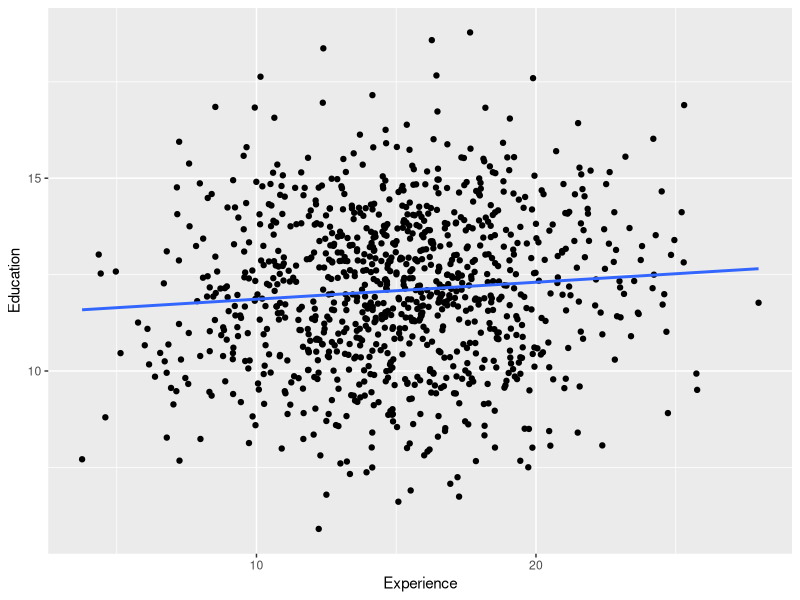
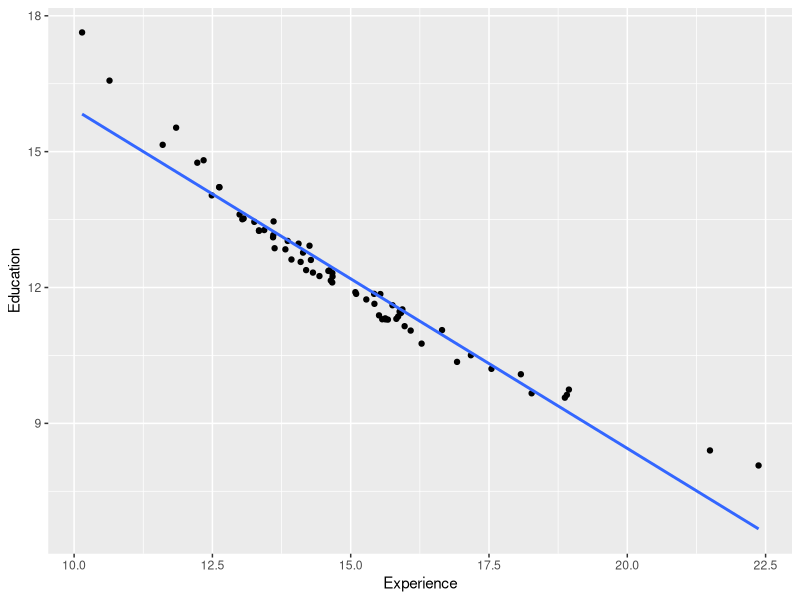
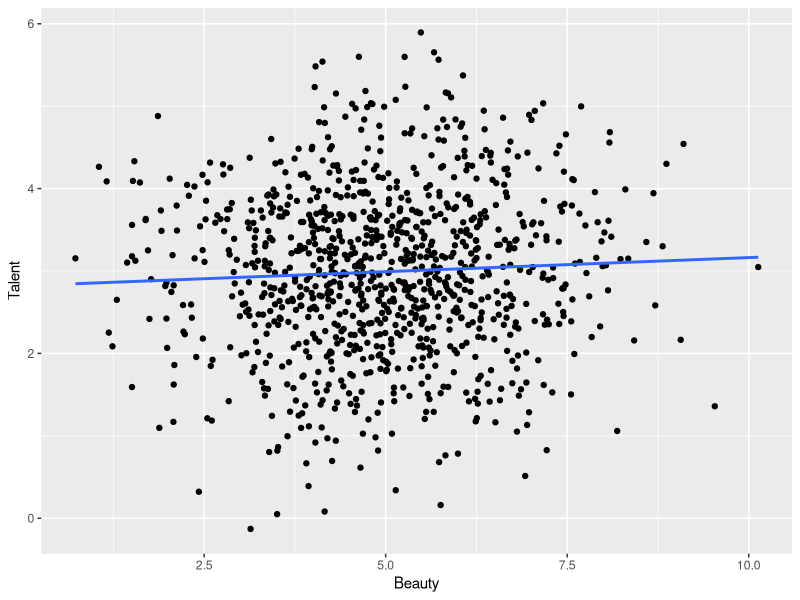
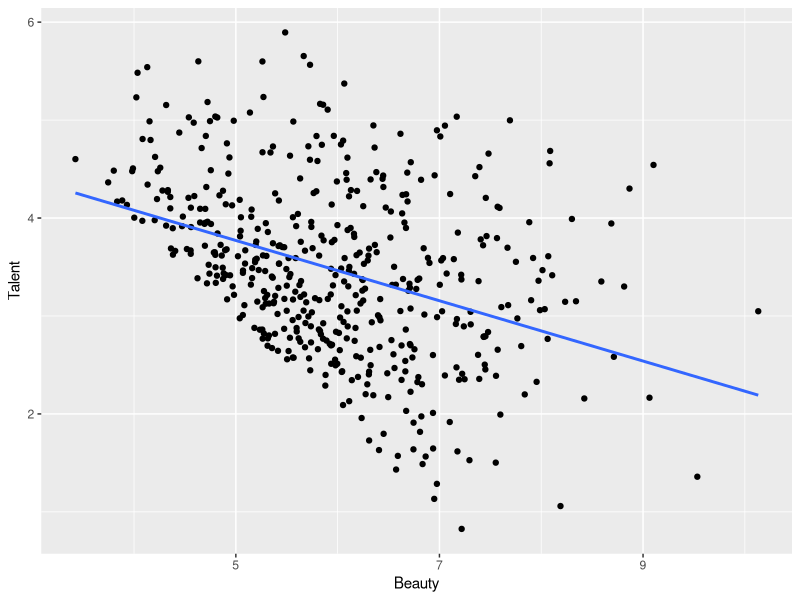
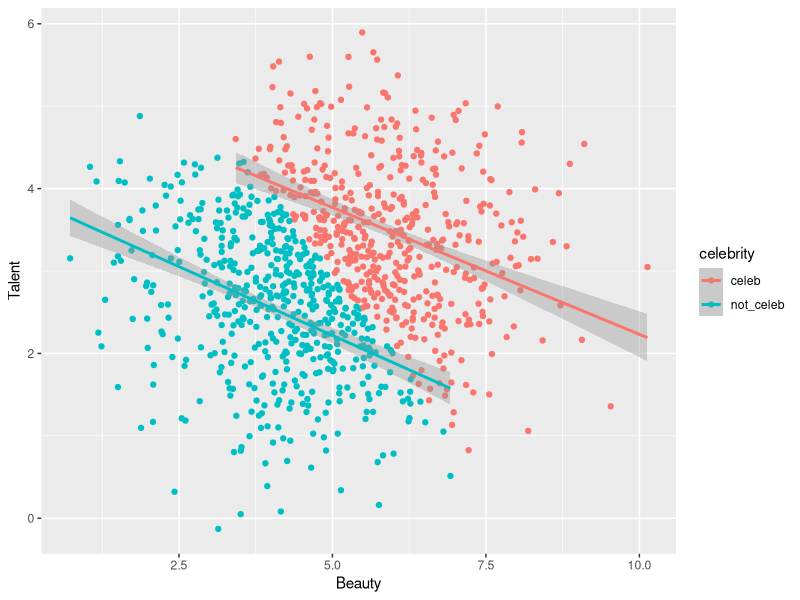
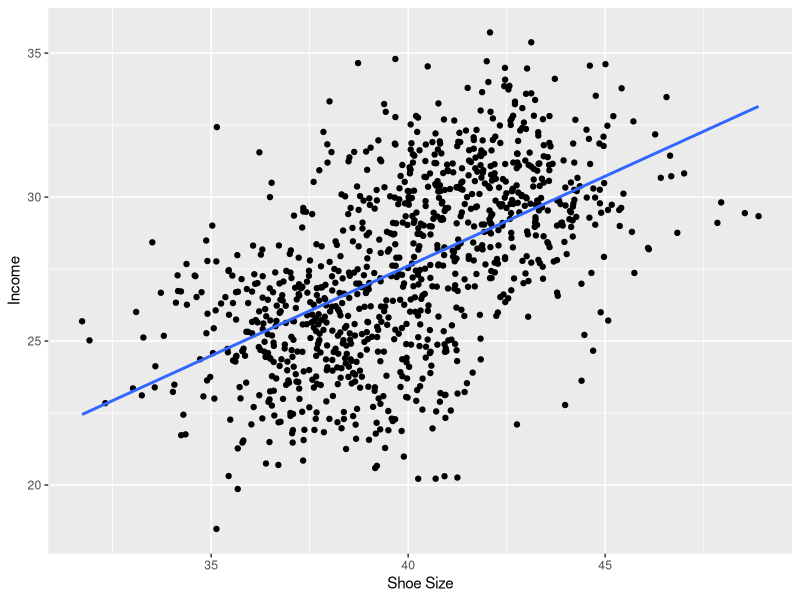
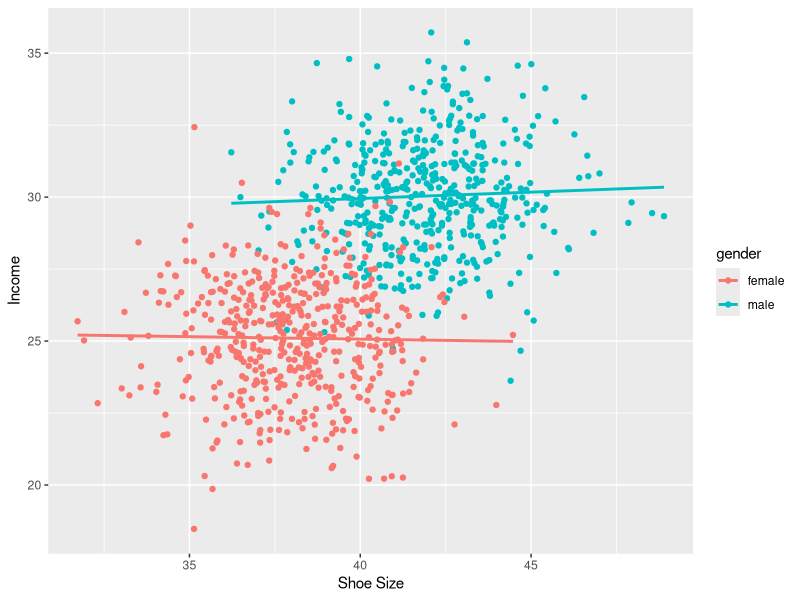

Source code (R) for these figures, in order:
## ---- chunk 1
library(dplyr) # data wrangling
library(ggplot2) # plots
set.seed(123) # for consistent results
## ---- chunk 2
# experience - 1000 samples with mean of 15 and sd of 4 (years)
exp <- rnorm(1000, 15, 4)

# education - 1000 samples with mean of 12 and of 2 (years)
educ <- rnorm(1000, 12, 2)

# salary - 20,000 plus 100 times the product of experience and education (euro)
salary <- 20000 + 100 * (exp*educ) 

# join the dataset
dat <- data.frame(exp, educ, salary) 
## ---- chunk 3
salaryPlot <- ggplot(dat, aes(x = exp, y = educ)) +
  geom_point() + 
  xlab("Experience") + 
  ylab("Education") +
  geom_smooth(method = "lm", se = FALSE)

salaryPlot
## ---- chunk 4
mean(dat$salary)

dat <- dat %>% 
  subset(salary >= 37500 & salary < 38500)
## ---- chunk 5
meanSalaryPlot <- ggplot(dat, 
                         aes(x = exp, y = educ)) +
  geom_point() + 
  xlab("Experience") + 
  ylab("Education") +
  geom_smooth(method = "lm", se = FALSE)

meanSalaryPlot
## ---- chunk 6
# beauty - 1000 observations with mean 5 and sd 1.5 (arbitrary scale)
beauty <- rnorm(1000, 5, 1.5)

# talent - 1000 observations with mean 3 and sd 1 (arbitrary scale)
talent <- rnorm(1000, 3, 1)

# celebrity - binary
celebrity <-  ifelse(beauty + talent > 8, "celeb" ,"not_celeb") 

dat <- data.frame(beauty, talent, celebrity, 
                  stringsAsFactors = FALSE)
## ---- chunk 7
celebPlot <- ggplot(dat, 
                    aes(x = beauty, y = talent)) +
    geom_point() +
  xlab("Beauty") + 
  ylab("Talent") +
  geom_smooth(method = "lm", se = FALSE)

celebPlot
## ---- chunk 8
# we could either create a new data set with only celebrities:
celebData <- dat %>% 
  filter(celebrity == "celeb")

celebPlot2 <- ggplot(celebData, 
                     aes(x = beauty, y = talent)) +
    geom_point() +
  xlab("Beauty") + 
  ylab("Talent") +
  geom_smooth(method = "lm", se = FALSE)

celebPlot2

# or add celebrity as a color aesthetic:
celebPlot3 <- ggplot(dat, 
                     aes(x = beauty, y = talent,
                        col = celebrity)) +
    geom_point() +
  xlab("Beauty") + 
  ylab("Talent") +
  geom_smooth(method = "lm", se = T)

celebPlot3
## ---- chunk 9
# gender - replicate male and female 500 times each
gender <- rep(c("male", "female"), each = 500) 

# shoe size - random number with mean 38 and sd 4, plus 4 if the observation is male
shoeSize <- rnorm(1000, 38, 2) + 
  4 * as.numeric(gender == "male") 

# income - a random number with mean 25 and sd 2, plus 5 if the observation is male
income = rnorm(1000, 25, 2) + 
  5 * as.numeric(gender == "male") 

dat3 <- data.frame(gender, shoeSize, income, 
                   stringsAsFactors = FALSE)
## ---- chunk 10
shoePlot <- ggplot(dat3, 
                   aes(x = shoeSize, y = income)) +
  geom_point() +
  geom_smooth(method = "lm", se = FALSE) + 
  xlab("Shoe Size") + 
  ylab("Income")

shoePlot
## ---- chunk 11
shoePlotGender <- ggplot(dat3, 
                         aes(x = shoeSize, y = income, 
                             color = gender)) +
  geom_point() + 
  geom_smooth(method = "lm", se = FALSE) +
  xlab("Shoe Size") + 
  ylab("Income") 

shoePlotGender
